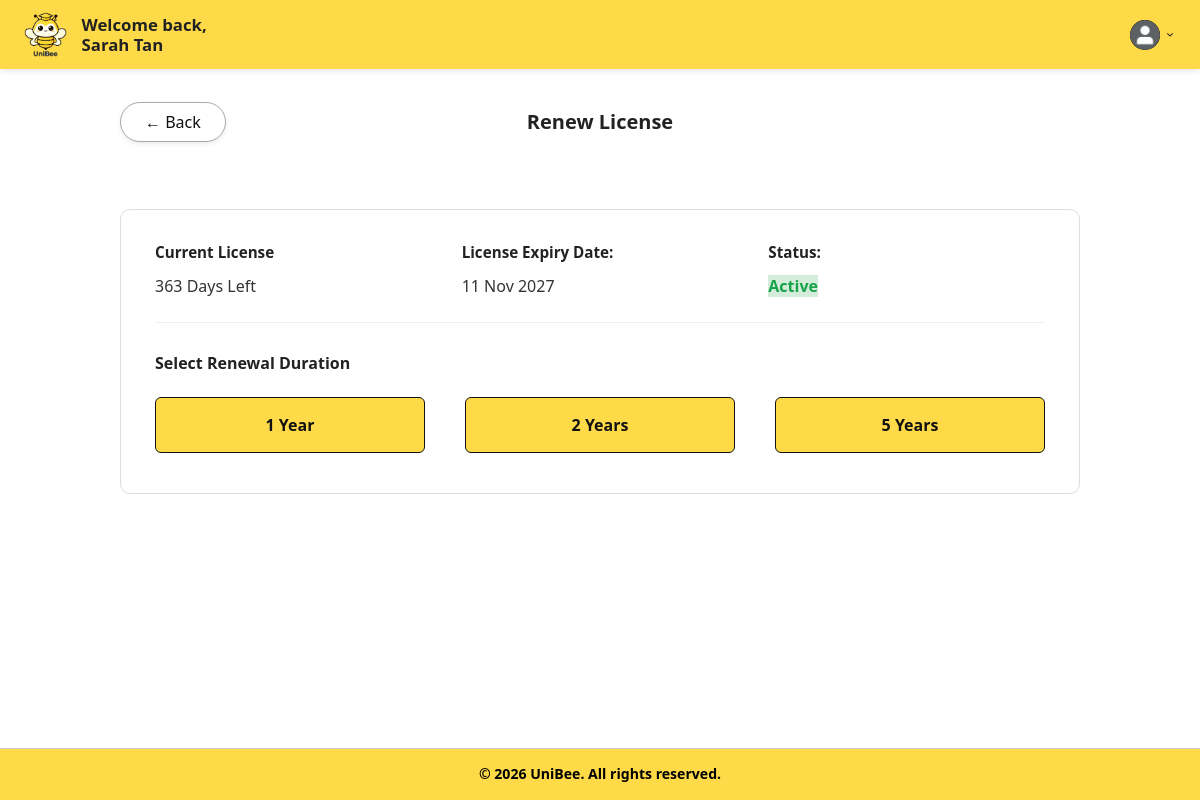
/boundary/renewLicensePage.php (signed in), run on the app's committed database.
### tables this page shows
CREATE TABLE UniversityLicenses (
    id INT PRIMARY KEY AUTO_INCREMENT,
    universityId INT NOT NULL,
    licenseId INT NOT NULL,
    startDate DATE NOT NULL,
    expiryDate DATE NOT NULL,
    status VARCHAR(50) DEFAULT 'active',
    renewedBy INT,
    createdAt DATETIME DEFAULT CURRENT_TIMESTAMP,
    updatedAt DATETIME DEFAULT CURRENT_TIMESTAMP ON UPDATE CURRENT_TIMESTAMP,
    FOREIGN KEY (universityId) REFERENCES Universities(id) ON DELETE CASCADE,
    FOREIGN KEY (licenseId) REFERENCES Licenses(id),
    FOREIGN KEY (renewedBy) REFERENCES Users(id) ON DELETE SET NULL
);

### controller/renewLicenseController.php (called while the page is built, shortened)
<?php
require_once '../entity/universities.php';
require_once '../database/database.php';
class RenewLicenseController
{
    private $db;
    private $universityId;
    public function __construct()
    {
        $database = new Database();
        $this->db = $database->connect();
        $this->universityId = (int) ($_SESSION['university_id'] ?? 0);
    }
    public function getUniversity()
    {
        $stmt = $this->db->prepare("SELECT * FROM Universities WHERE id = ?");
        $stmt->execute([$this->universityId]);
        $row = $stmt->fetch(PDO::FETCH_ASSOC);
        return new Universities(
            $row['id'],
            $row['name'],
            $row['institutionType'],
            $row['country'],
            $row['postalCode'],
            $row['status'],
            $row['suspensionReason'],
            $row['registrationDate'],
            $row['updatedAt'],
            $row['subscriptionPlan'],
            $this->db
        );
    }
}

### database/database.php (called while the page is built, shortened)
<?php
class Database
{
    private $host = 'localhost:3307';
    private $dbname = 'unibee';
    private $username = 'root';
    private $password = '';
    public function connect()
    {
        try {
            $this->pdo = new PDO(
                "mysql:host={$this->host};dbname={$this->dbname}",
                $this->username,
                $this->password
            );
            $this->pdo->setAttribute(PDO::ATTR_ERRMODE, PDO::ERRMODE_EXCEPTION);
            return $this->pdo;
        } catch (PDOException $e) {
            die("Database connection failed: " . $e->getMessage());
        }
    }
}

### entity/universities.php (called while the page is built, shortened)
<?php
require_once __DIR__ . "/../database/database.php";
class Universities
{
    private $id;
    private $db;
    public function __construct(
        $id = null,
        $name = null,
        $institutionType = null,
        $country = null,
        $postalCode = null,
        $status = null,
        $suspensionReason = null,
        $registrationDate = null,
        $updatedAt = null,
        $subscriptionPlan = null,
        $db = null
    ) {
        $this->id = $id;
        $this->db = $db;
    }
    public function getCurrentLicense()
    {
        $stmt = $this->db->prepare(
            "SELECT ul.id, ul.universityId, ul.startDate, ul.expiryDate, ul.status,
                    l.name AS licenseName, l.durationYears
             FROM UniversityLicenses ul
             JOIN Licenses l ON l.id = ul.licenseId
             WHERE ul.universityId = ?
             ORDER BY ul.expiryDate DESC
             LIMIT 1"
        );
        $stmt->execute([$this->id]);
        $row = $stmt->fetch(PDO::FETCH_ASSOC);
        return $row ?: null;
    }
}

### boundary/renewLicensePage.php (the view, shortened to what this page needs)
<?php
require_once "../controller/renewLicenseController.php";
$controller = new RenewLicenseController();
$university = $controller->getUniversity();
$currentLicense = $university ? $university->getCurrentLicense() : null;
$daysLeft = 0;
$expiryFormatted = '—';
$statusLabel = 'No License';
$statusClass = 'status-inactive';
if ($currentLicense) {
    $expiryTs = strtotime($currentLicense['expiryDate']);
    $daysLeft = max(0, (int) ceil(($expiryTs - time()) / 86400));
    $expiryFormatted = date('d M Y', $expiryTs);
    $statusLabel = ucfirst($currentLicense['status']);
    $statusClass = strtolower($currentLicense['status']) === 'active'
        ? 'status-active'
        : 'status-inactive';
}
?>
<!DOCTYPE html>
<html lang="en">
<head>
    <link rel="stylesheet" href="../style.css">
</head>
<body>
    <header class="header">
        <div class="logo-container">
            <a href="universityAdminDashboardPage.php">
                <img src="../images/uniBeeLogo.png" alt="UniBee Logo">
            </a>
        </div>
        <div class="welcome-message">
            <span>Welcome back,</span>
            <strong>
                <?php echo htmlspecialchars($_SESSION['user_name'] ?? 'University Admin'); ?>
            </strong>
        </div>
        <div class="dashboard-header-right">
            <div class="profile-dropdown">
                <div class="profile-container" onclick="toggleDropdown()">
                    <img src="../images/profilePic.png" alt="Profile" class="profile-icon">
                    <img src="../images/dropdown.png" alt="Menu" class="dropdown-arrow">
                </div>
            </div>
        </div>
    </header>
    <div class="renew-page-header">
        <a href="universityAdminDashboardPage.php" class="btn-back renew-back-button">
            &#8592; Back
        </a>
        <h1 class="renew-page-title">Renew License</h1>
    </div>
    <main class="renew-page">
        <div class="renew-card">
            <div class="license-info-grid">
                <div class="license-info-item">
                    <span class="label">Current License</span>
                    <span class="value">
                        <?php echo $currentLicense ? $daysLeft . ' Days Left' : '—'; ?>
                    </span>
                </div>
                <div class="license-info-item">
                    <span class="label">License Expiry Date:</span>
                    <span class="value">
                        <?php echo htmlspecialchars($expiryFormatted); ?>
                    </span>
                </div>
                <div class="license-info-item">
                    <span class="label">Status:</span>
                    <span class="value <?php echo htmlspecialchars($statusClass); ?>">
                        <?php echo htmlspecialchars($statusLabel); ?>
                    </span>
                </div>
            </div>
            <h2 class="duration-title">Select Renewal Duration</h2>
            <div class="duration-buttons">
                <button type="button" class="duration-btn" onclick="confirmRenew(1)">1 Year</button>
                <button type="button" class="duration-btn" onclick="confirmRenew(2)">2 Years</button>
                <button type="button" class="duration-btn" onclick="confirmRenew(5)">5 Years</button>
            </div>
        </div>
    </main>
    <footer>
        <div class="footer-bottom-bar">
            &copy; 2026 UniBee. All rights reserved.
        </div>
    </footer>
</body>
</html>

### boundary/renewLicensePage.php (style rules this page uses)
.renew-page-header { display: grid; grid-template-columns: 1fr auto 1fr; align-items: center; width: 100%; min-height: 45px; margin: 30px 0 25px; padding-left: max(10%, calc((100% - 1050px) / 2)); padding-right: max(10%, calc((100% - 1050px) / 2)); box-sizing: border-box; }
.renew-back-button { grid-column: 1; justify-self: start; margin: 0; }
.renew-page-title { grid-column: 2; justify-self: center; margin: 0; text-align: center; font-size: 1.25rem; white-space: nowrap; }
.renew-page { width: 80%; max-width: 1050px; margin: 0 auto; padding: 30px 0 60px; box-sizing: border-box; }
.renew-card { border: 1px solid #ddd; border-radius: 10px; background: #fff; padding: 30px 34px 40px; margin-top: 10px; }
.license-info-grid { display: grid; grid-template-columns: 1fr 1fr 1fr; gap: 30px; padding-bottom: 22px; border-bottom: 1px solid #eee; margin-bottom: 28px; }
.license-info-item .label { display: block; font-size: 0.95rem; font-weight: 700; color: #222; margin-bottom: 10px; }
.license-info-item .value { font-size: 1rem; color: #333; }
.license-info-item .status-active { color: #16a34a; font-weight: 700; }
.duration-title { font-size: 1rem; font-weight: 700; color: #222; margin: 0 0 20px 0; }
.duration-buttons { display: flex; gap: 40px; flex-wrap: wrap; }
.duration-btn { flex: 1; min-width: 180px; padding: 16px 24px; background: var(--bg-yellow); color: #111; border: 1px solid #111; border-radius: 6px; font-size: 1rem; font-weight: 600; cursor: pointer; transition: background-color 0.2s ease; }

### data on the page
universitylicenses: expiryDate "363", expiryDate "11 Nov 2027", status "Active"

### other printed values
$_SESSION['user_name'] "Sarah Tan"
